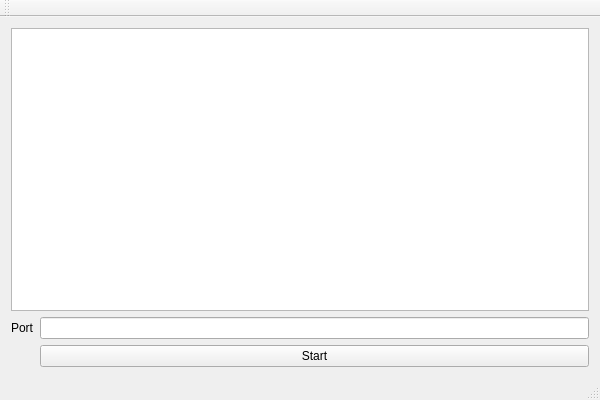
<?xml version="1.0" encoding="UTF-8"?>
<ui version="4.0">
 <class>ServerClass</class>
 <widget class="QMainWindow" name="ServerClass">
  <property name="geometry">
   <rect>
    <x>0</x>
    <y>0</y>
    <width>600</width>
    <height>400</height>
   </rect>
  </property>
  <property name="windowTitle">
   <string>Server</string>
  </property>
  <widget class="QWidget" name="centralWidget">
   <layout class="QVBoxLayout" name="verticalLayout">
    <item>
     <widget class="QTextEdit" name="textEdit"/>
    </item>
    <item>
     <layout class="QGridLayout" name="gridLayout_2">
      <item row="1" column="3">
       <widget class="QPushButton" name="pushButton">
        <property name="text">
         <string>Start</string>
        </property>
       </widget>
      </item>
      <item row="0" column="3">
       <widget class="QLineEdit" name="lineEdit"/>
      </item>
      <item row="0" column="0">
       <widget class="QLabel" name="label">
        <property name="text">
         <string>Port</string>
        </property>
       </widget>
      </item>
     </layout>
    </item>
   </layout>
  </widget>
  <widget class="QMenuBar" name="menuBar">
   <property name="geometry">
    <rect>
     <x>0</x>
     <y>0</y>
     <width>600</width>
     <height>21</height>
    </rect>
   </property>
  </widget>
  <widget class="QToolBar" name="mainToolBar">
   <attribute name="toolBarArea">
    <enum>TopToolBarArea</enum>
   </attribute>
   <attribute name="toolBarBreak">
    <bool>false</bool>
   </attribute>
  </widget>
  <widget class="QStatusBar" name="statusBar"/>
 </widget>
 <layoutdefault spacing="6" margin="11"/>
 <resources>
  <include location="Server.qrc"/>
 </resources>
 <connections/>
</ui>
